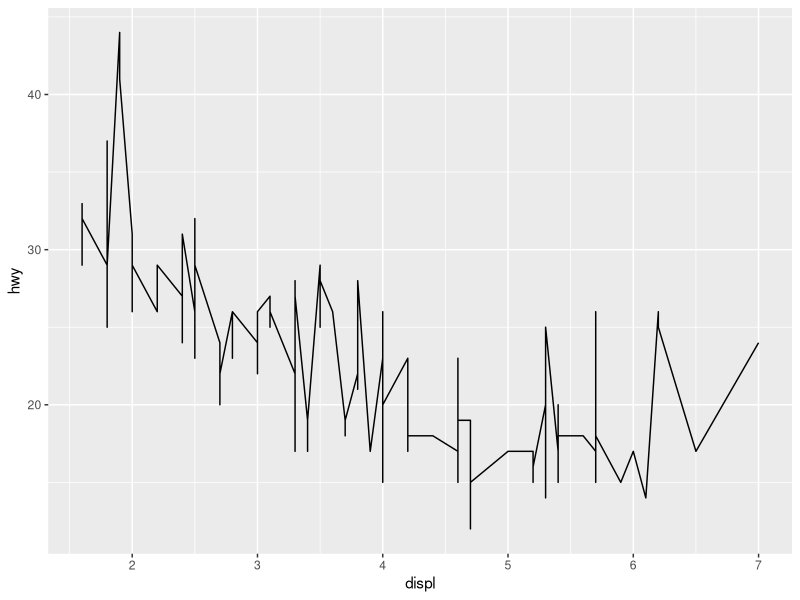
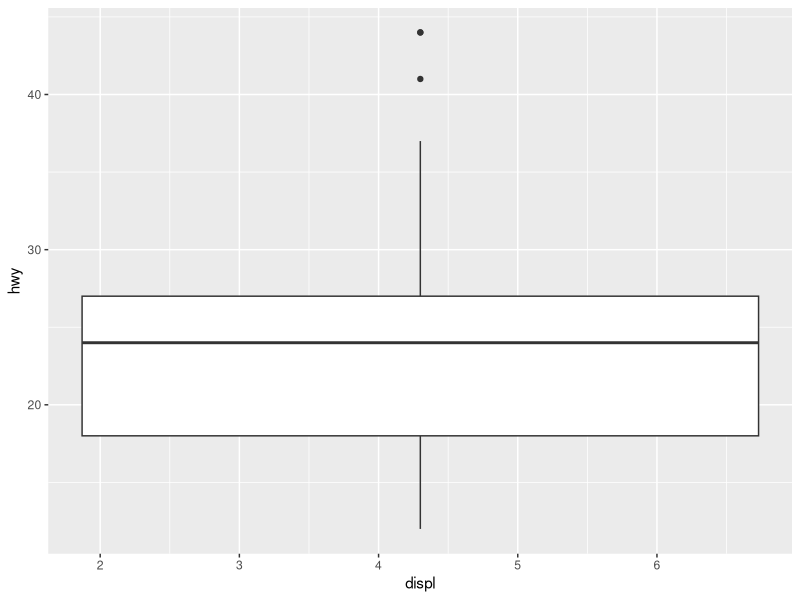
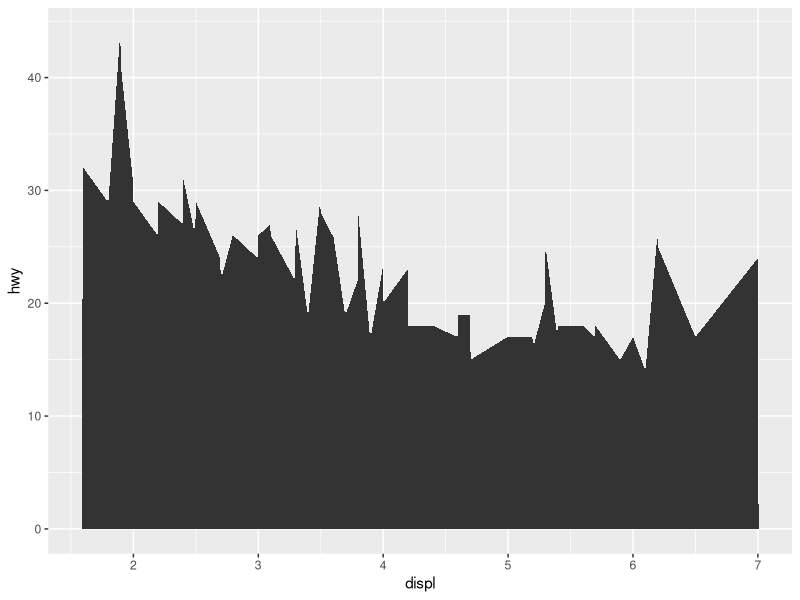
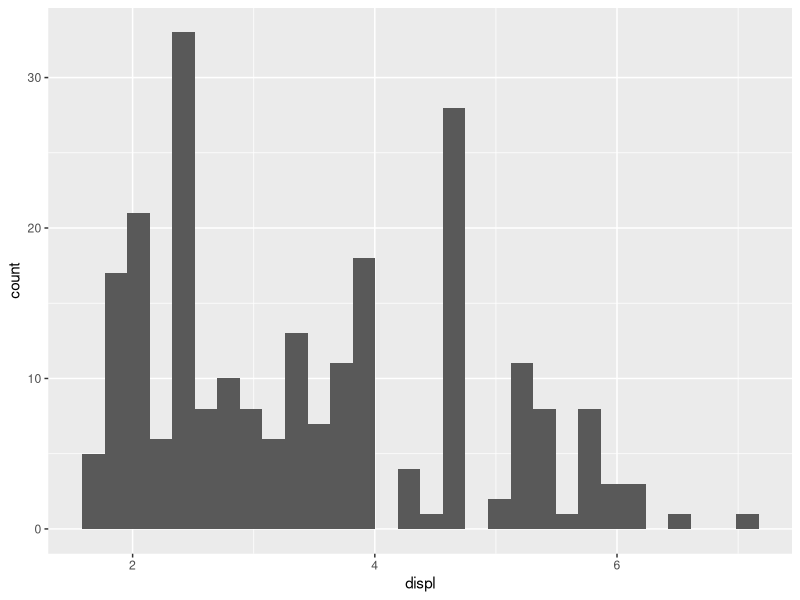
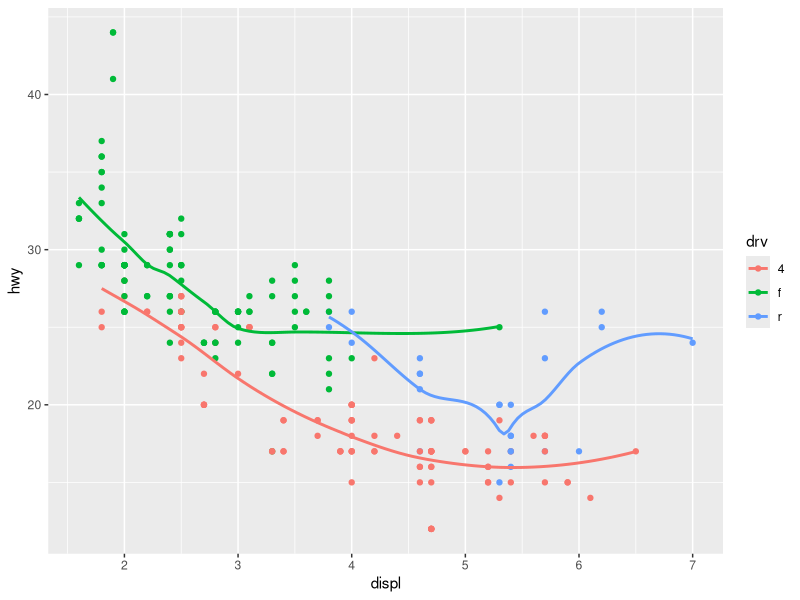
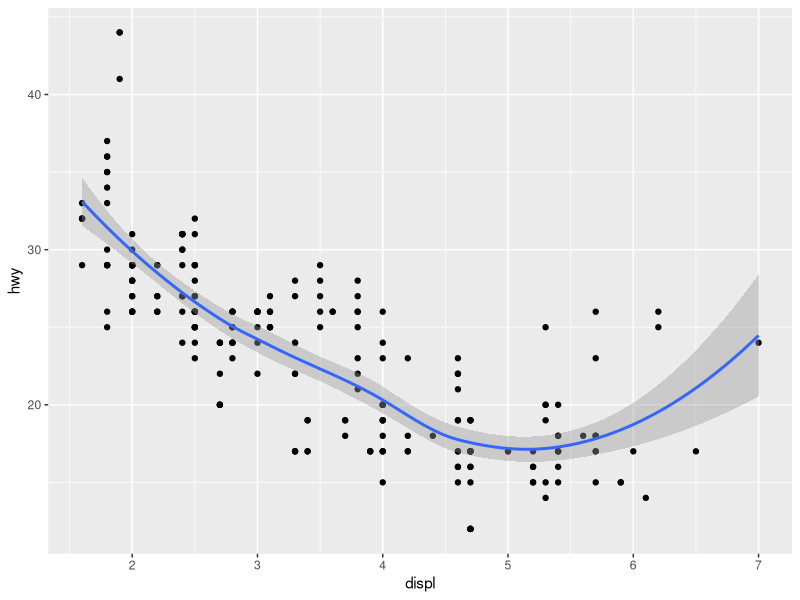
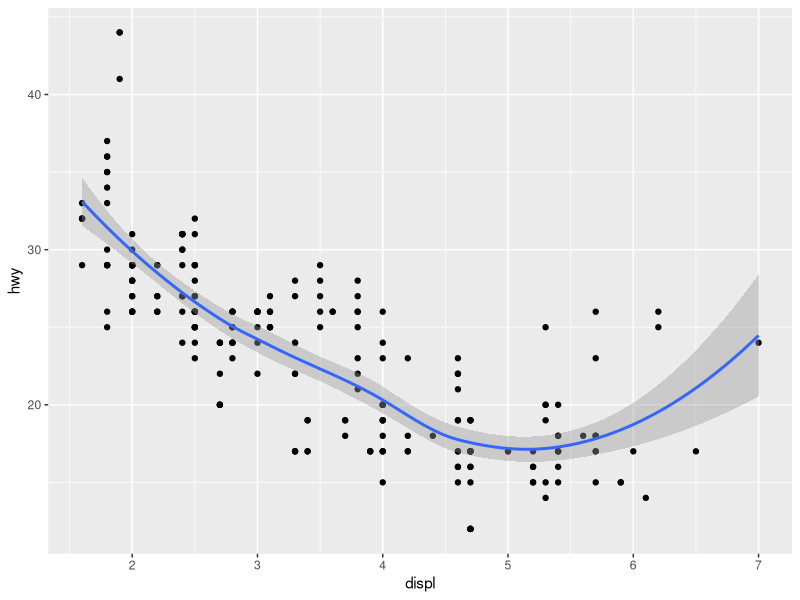
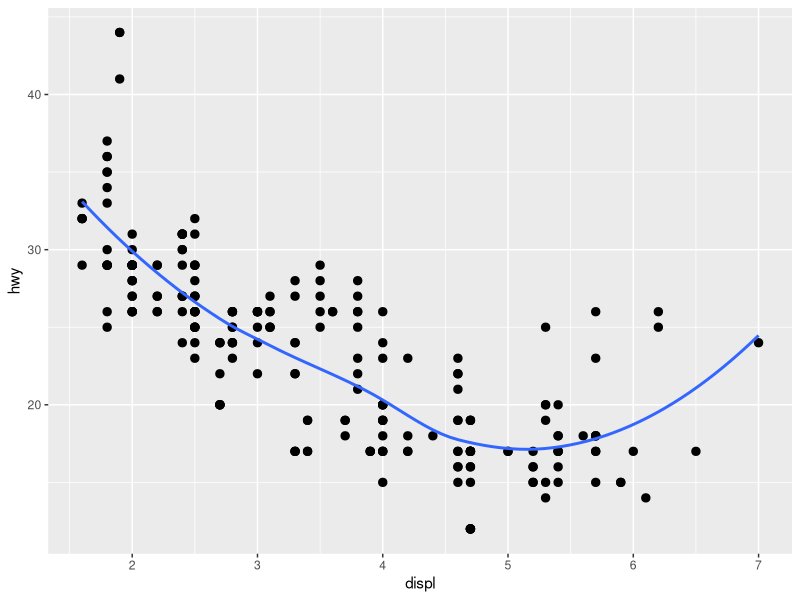

Write R code to recreate these figures, in order.
## ---- chunk 1
library(tidyverse)
library(mapproj)
## ---- chunk 2
p <- ggplot(data = mpg, aes(x = displ, y = hwy))
p + geom_line()
p + geom_boxplot()
p + geom_area()
q <- ggplot(data = mpg, mapping = aes(x = displ))
q + geom_histogram()
## ---- chunk 3
ggplot(data = mpg, mapping = aes(x = displ, y = hwy, color = drv)) + 
  geom_point() + 
  geom_smooth(se = FALSE)
## ---- chunk 4
ggplot(data = mpg, aes(x = displ, y = hwy)) + 
  geom_point() + 
  geom_smooth()

ggplot() + 
  geom_point(data = mpg, aes(x = displ, y = hwy)) + 
  geom_smooth(data = mpg, aes(x = displ, y = hwy))
## ---- chunk 5
p <- ggplot(data = mpg, mapping = aes(x = displ, y = hwy))  
p + geom_point(size=2.5) + 
    geom_smooth(se=FALSE, size=1)

p + geom_point(size=2.5) + 
    geom_smooth(se=FALSE, size=1, aes(group=drv))

ggplot(data = mpg, mapping = aes(x = displ, y = hwy, color=drv)) +
  geom_point(size=2.5, aes(fill=drv)) + 
  geom_smooth(se=FALSE, size=1)

p + geom_point(size=2.5, aes(color = drv)) + 
  geom_smooth(se=FALSE, size=1)

p + geom_point(size=2.5, aes(color=drv)) + 
  geom_smooth(se=FALSE, size=1, aes(linetype=drv))

p + 
  geom_point(aes(fill=drv), shape = 21, color = "white", size = 2.5, stroke = 2)
## ---- chunk 6
ggplot(data = diamonds, aes(x = cut, y = depth)) + 
  geom_pointrange(stat="summary", fun.ymin = min, fun.ymax = max, fun.y = median)
## ---- chunk 7
ggplot(data = diamonds) + 
  geom_bar(mapping = aes(x = cut, y = ..prop.., group = 1))
ggplot(data = diamonds) + 
  geom_col(mapping = aes(x = cut, y = 1))
## ---- chunk 8
ggplot(data = diamonds) + 
  geom_bar(aes(x = cut, y = ..prop..))
ggplot(data = diamonds) + 
  geom_bar(aes(x = cut, fill = color, y = ..prop..))
## ---- chunk 9
ggplot(data = diamonds) + 
  geom_bar(aes(x = cut, y = ..prop.., group = 1))

ggplot(data = diamonds) + 
  geom_bar(aes(x = cut, fill=color, y = ..prop.., group = 1))

## ---- chunk 10
ggplot(data = mpg, aes(x = cty, y = hwy)) + 
  geom_point()
## ---- chunk 11
ggplot(data = mpg, mapping = aes(x = cty, y = hwy)) + 
  geom_point(position="jitter")
## ---- chunk 12
ggplot(data = mpg, mapping = aes(x = cty, y = hwy)) + 
  geom_jitter(size=1.5)
## ---- chunk 13
ggplot(data = mpg, mapping = aes(x = cty, y = hwy)) + 
  geom_jitter()

ggplot(data = mpg, mapping = aes(x = cty, y = hwy)) + 
  geom_count(alpha=.5)
## ---- chunk 14
p <- ggplot(data = mpg, aes(x=drv, y=cty)) 
p + geom_boxplot() 
p + geom_boxplot(position='dodge') # the same
## ---- chunk 15
p <- ggplot(data=diamonds, aes(cut, fill=clarity))
p + geom_bar() + coord_polar()
## ---- chunk 16
p <- ggplot(data=diamonds, aes(cut, fill=clarity))
p + geom_bar() + coord_polar() + labs(title="A", subtitle="B")
## ---- chunk 17
nz <- map_data("nz")

ggplot(nz, aes(long, lat, group = group)) +
  geom_polygon(fill = "white", colour = "black")

ggplot(nz, aes(long, lat, group = group)) +
  geom_polygon(fill = "white", colour = "black") +
  coord_quickmap()

ggplot(nz, aes(long, lat, group = group)) +
  geom_polygon(fill = "white", colour = "black") +
  coord_map()
## ---- chunk 18
ggplot(data = mpg, mapping = aes(x = cty, y = hwy)) +
  geom_point() + geom_abline() +
  coord_fixed()
## ---- chunk 19
# adjusting the plot aspect ratio
p <- ggplot(mtcars, aes(mpg, wt)) + geom_point()
p + coord_fixed(ratio = 1)
p + coord_fixed(ratio = 5)
p + coord_fixed(ratio = 1/5)
